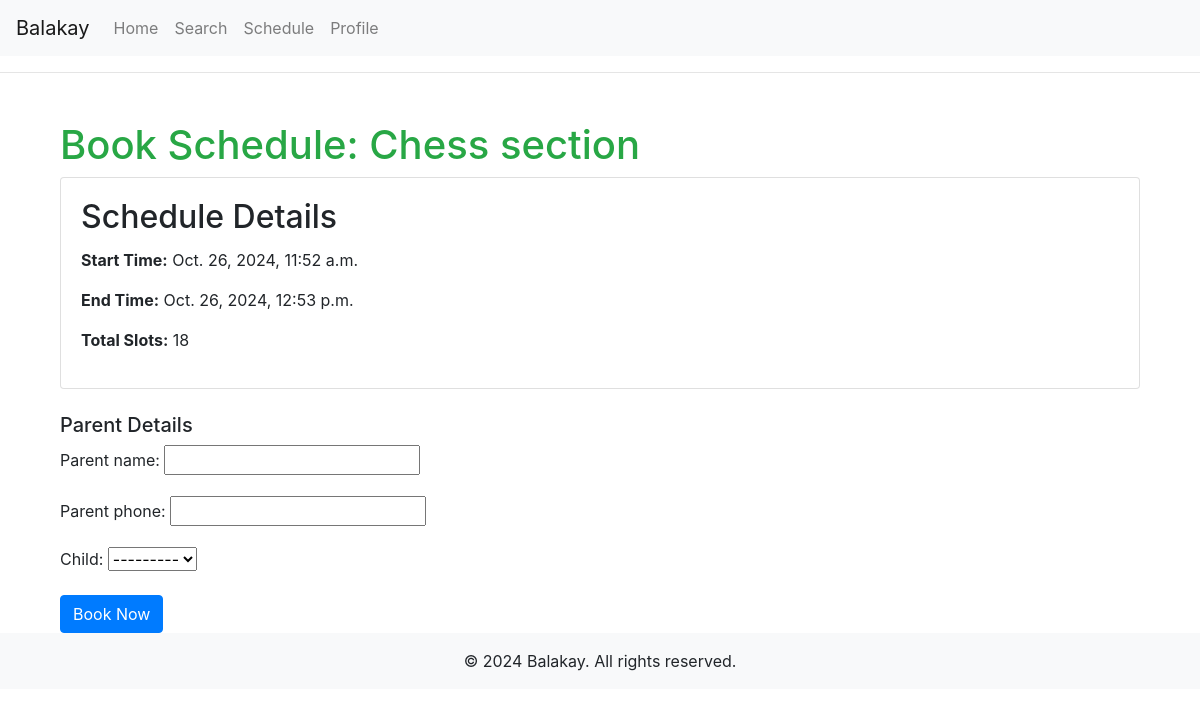
Before: /book/1/ with the older database file.
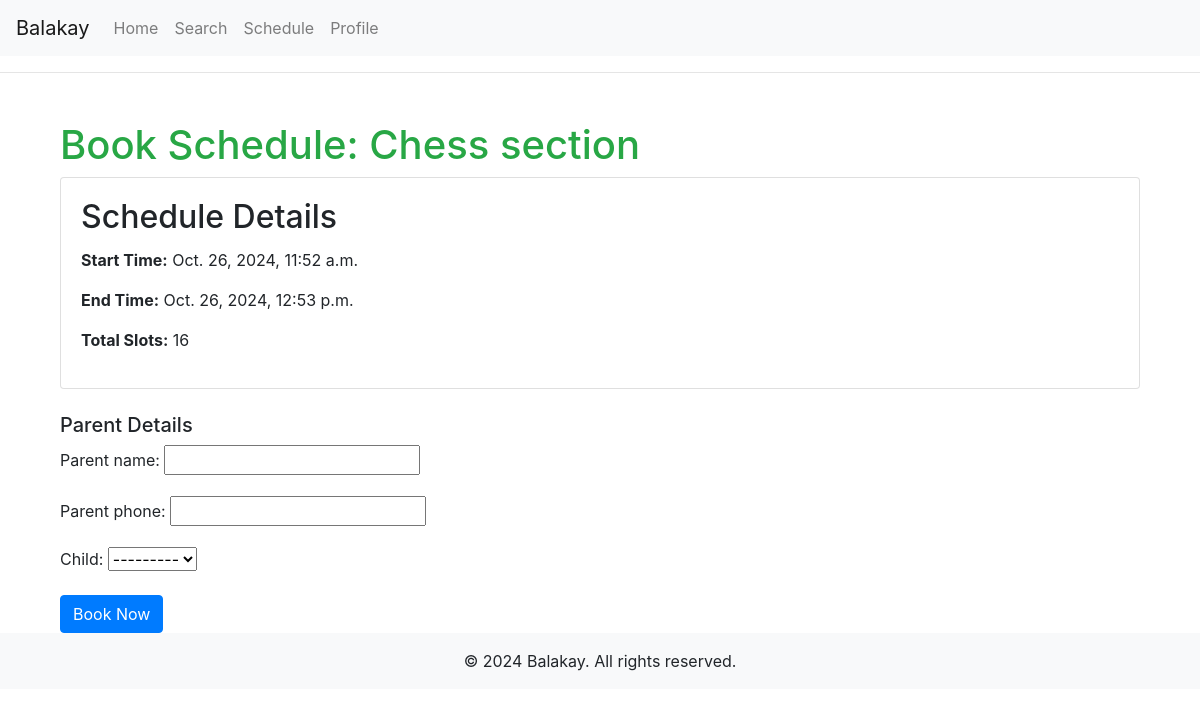
After: the same page with the newer database file.
### centers/models.py (models this page shows, shortened)
class Schedule(models.Model):
    section = models.ForeignKey(Section, on_delete=models.CASCADE)
    start_time = models.DateTimeField()
    end_time = models.DateTimeField()
    total_slots = models.PositiveIntegerField()

class Section(models.Model):
    center = models.ForeignKey(Center, on_delete=models.CASCADE)
    category = models.ForeignKey(Category, on_delete=models.SET_NULL, null=True, related_name='sections')
    name = models.CharField(max_length=255)
    description = models.TextField()
    duration_minutes = models.PositiveIntegerField()
    min_age = models.PositiveIntegerField()
    max_age = models.PositiveIntegerField()

### centers/views.py (the view)
# urls.py: path('book/<int:schedule_id>/', book_schedule_view, name='book_schedule'),
def book_schedule_view(request, schedule_id):
    schedule = get_object_or_404(Schedule, id=schedule_id)
    if request.method == 'POST':
        form = BookingForm(request.POST, user=request.user)
        if form.is_valid():
            booking = form.save(commit=False)
            booking.schedule = schedule
            booking.user = request.user
            booking.child = form.cleaned_data['child']
            booking.save()
            schedule.total_slots -= 1
            schedule.save()
            return redirect(reverse('booking_success'))
    else:
        form = BookingForm(user=request.user)
    return render(request, 'centers/book_schedule.html', {'form': form, 'schedule': schedule})

### centers/forms.py
class BookingForm(forms.ModelForm):
    class Meta:
        model = Booking
        fields = ['parent_name', 'parent_phone']
    child = forms.ModelChoiceField(queryset=Child.objects.none(), required=True)
    def __init__(self, *args, **kwargs):
        user = kwargs.pop('user', None)
        super().__init__(*args, **kwargs)
        if user and hasattr(user, 'client'):
            self.fields['child'].queryset = Child.objects.filter(parent=user.client)

### centers/templates/centers/book_schedule.html (shortened to what this page needs)
{% extends 'base.html' %}
{% block content %}
<div class="container mt-5">
    <h1 class="text-success">Book Schedule: {{ schedule.section.name }}</h1>
    <div class="card mb-4">
        <div class="card-body">
            <h2 class="card-title">Schedule Details</h2>
            <p><strong>Start Time:</strong> {{ schedule.start_time }}</p>
            <p><strong>End Time:</strong> {{ schedule.end_time }}</p>
            <p><strong>Total Slots:</strong> {{ schedule.total_slots }}</p>
        </div>
    </div>
    <div>
        <h2 class="h5">Parent Details</h2>
        <form method="POST">
            {{ form.as_p }}
            <button type="submit" class="btn btn-primary">Book Now</button>
        </form>
    </div>
</div>
{% endblock %}

### templates/base.html (shortened to what this page needs)
<!DOCTYPE html>
<html lang="en">
<head>
    {% load static %}
    <link rel="stylesheet" href="https://stackpath.bootstrapcdn.com/bootstrap/4.5.2/css/bootstrap.min.css">
</head>
<body>
    <header>
        <nav class="navbar navbar-expand-lg navbar-light bg-light">
            <a class="navbar-brand" href="/home">Balakay</a>
            <div class="collapse navbar-collapse" id="navbarNav">
                <ul class="navbar-nav">
                    <li class="nav-item">
                        <a class="nav-link" href="{% url 'home' %}">Home</a>
                    </li>
                    <li class="nav-item">
                        <a class="nav-link" href="{% url 'center_list' %}">Search</a>
                    </li>
                    <li class="nav-item">
                        <a class="nav-link" href="{% url 'my-schedule' %}">Schedule</a>
                    </li>
                    {% if user.is_authenticated %}
                        <li class="nav-item">
                            <a class="nav-link" href="{% url 'profile' %}">{{ user.username }}</a>
                        </li>
                    {% else %}
                        <li class="nav-item">
                            <a class="nav-link" href="{% url 'login' %}">Profile</a>
                        </li>
                    {% endif %}
                </ul>
            </div>
        </nav>
    </header>
    <hr>
    <main class="container" style="min-height:500px;">
        {% block content %}
        {% endblock %}
    </main>
    <footer class="bg-light text-center py-3">
        <div class="container">
            <p class="mb-0">&copy; 2024 Balakay. All rights reserved.</p>
        </div>
    </footer>
</body>
</html>

Changed rows visible on the page:
changed Schedule "Chess section": total_slots "18" → "16"
